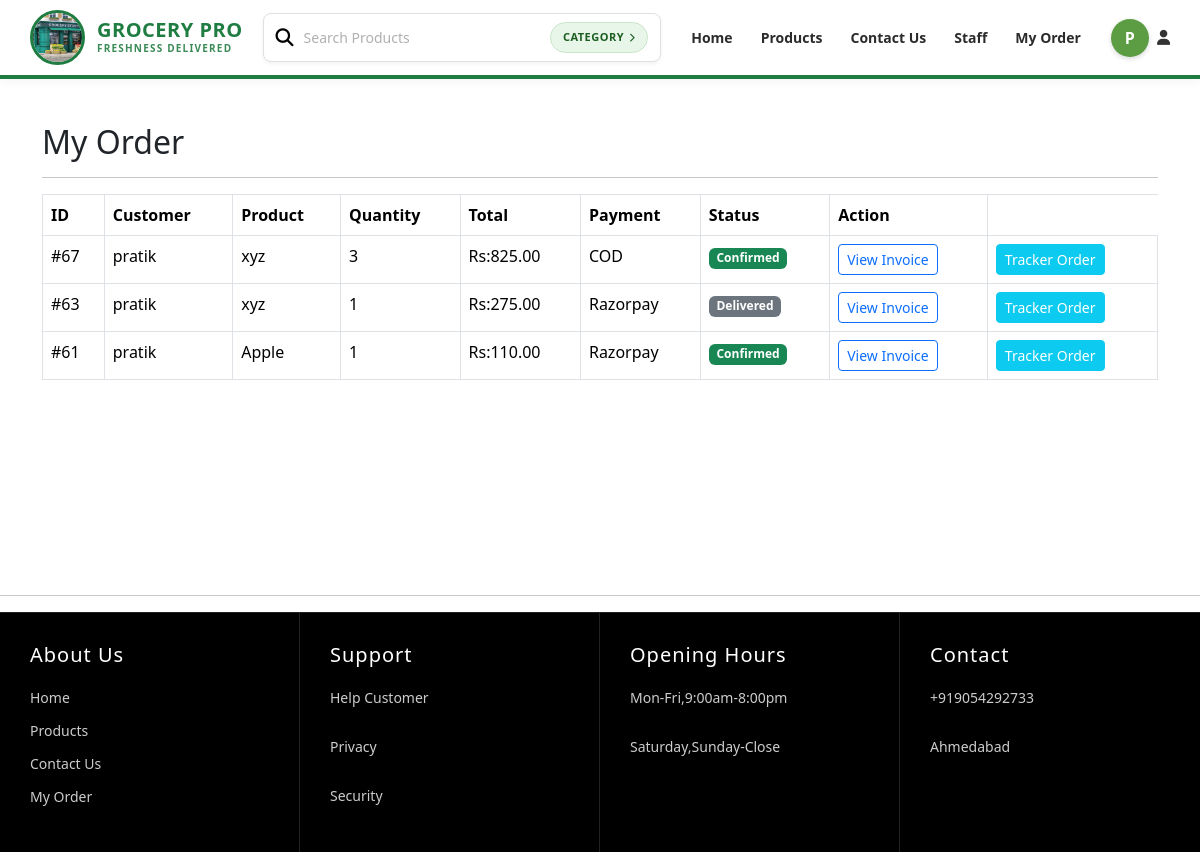
/my-order/ (signed in), run on the app's committed database.
### GroceryApp/models.py (models this page shows, shortened)
class Order(models.Model):
    customer = models.ForeignKey(Customer,on_delete=models.CASCADE, null=True,blank=True)
    customername =  models.CharField(max_length=150)
    customerphone = models.CharField(max_length=15)
    customeraddress = models.TextField()
    product = models.ForeignKey(Product, on_delete=models.CASCADE)
    quantity = models.PositiveIntegerField(default=1)
    totalamount = models.DecimalField(max_digits=10,decimal_places=2)
    payment_method = models.CharField(max_length=50)
    payment_status = models.CharField(
        max_length=20,
        default="Pending"
    )
    order_status = models.CharField(
        max_length=20,
        default="Pending"
    )
    TRACKING_CHOICES =[
        ('Order Placed','Order Placed'),
        ('Shipped','Shipped'),
        ('Out For Delivery','Out For Delivery'),
        ('Delivered','Delivered'),
        ('Cancelled','Cancelled'),
    ]
    tracking_status = models.CharField(max_length=60,choices=TRACKING_CHOICES,default='Order Placed')
    created_at = models.DateTimeField(auto_now_add=True)
    updated_at = models.DateTimeField(auto_now=True)
    shipped_at = models.DateTimeField(null=True, blank=True)
    out_for_delivery_at = models.DateTimeField(null=True,blank=True)
    deliverd_at = models.DateTimeField(null=True,blank=True)

class Product(models.Model):
    productname = models.CharField(max_length=200)
    category = models.ForeignKey(Category, on_delete=models.CASCADE, related_name='products')
    description = models.TextField(blank=True, null=True)
    price = models.DecimalField(max_digits=10, decimal_places=2)
    stock = models.PositiveBigIntegerField(default=0)
    main_image = models.ImageField(upload_to='products/', null=True, blank=True)
    status = models.BooleanField(default=True)
    def __str__(self):
        return self.productname

### GroceryApp/views.py (the view)
# urls.py: path('my-order/',views.my_order,name='my_order'),
def my_order(request):
    if 'customer_id' not in request.session: # use a session
        return redirect('login') # login me redirect
    customer_id = request.session['customer_id']
    customer_obj = Customer.objects.get(id=customer_id)
    orders = Order.objects.filter(customer=customer_obj).order_by('-id') # ('-id') to use a lates id call
    return render(request, 'myorder.html', {'orders': orders})

### templates/myorder.html
{% extends 'base.html' %}
{% block content %}
   <div class="container mt-4">
   <h2>My Order</h2>
   <hr>
        <table class="table table-bordered">
                <thead>
                    <tr>
                       <th>ID</th>
                       <th>Customer</th>
                       <th>Product</th>
                       <th>Quantity</th>
                       <th>Total</th>
                       <th>Payment</th>
                       <th>Status</th>
                       <th>Action</th>
                    </tr>
                </thead>
                <tbody>
    {% for order in orders %}
        <tr>
            <td>#{{ order.id }}</td>
            <td>{{ order.customername }}</td>
            <td>{{ order.product }}</td>
            <td>{{ order.quantity }}</td>
            <td>Rs:{{ order.totalamount }}</td>
            <td>{{ order.payment_method }}</td>
            <td>
                    {% if order.order_status == 'Confirmed' %}
                        <span class="badge bg-success">Confirmed</span>
                    {% elif order.order_status == 'Pending' %}
                        <span class="badge bg-warning text-dark">Pending</span>
                    {% elif order.order_status == 'Cancelled' %}
                        <span class="badge bg-danger">Cancelled</span>
                    {% else %}
                        <span class="badge bg-secondary">{{ order.order_status }}</span>
                    {% endif %}
                </td>
               <td><a href="{% url 'invoice_view' order.id %}" class="btn btn-sm btn-outline-primary" target="_blank">View Invoice</a></td>
               <td><a href="{% url 'track_order' order.id %}" class="btn btn-sm btn-info text-white">Tracker Order</a></td>
        </tr>
    {% endfor %}
         </tbody>
      </table>
    </div>
{% endblock %}

### static/css/style.css (style rules this page uses)
* { margin: 0; padding: 0; box-sizing: border-box; font-family: 'Segoe UI', Tahoma, Geneva, Verdana, sans-serif; }
body { background-color: #fafbf9; color: #333; overflow-x: hidden; }
.btn { border-radius:6px; }

### data on the page
Order: id "67", customername "pratik", product "xyz", quantity "3", totalamount "825.00", payment_method "COD", order_status "Confirmed"
Order: id "63", customername "pratik", product "xyz", quantity "1", totalamount "275.00", payment_method "Razorpay", order_status "Delivered"
Order: id "61", customername "pratik", product "Apple", quantity "1", totalamount "110.00", payment_method "Razorpay", order_status "Confirmed"

### other printed values
{{ request.session.customer_name|first|upper }} "P"
